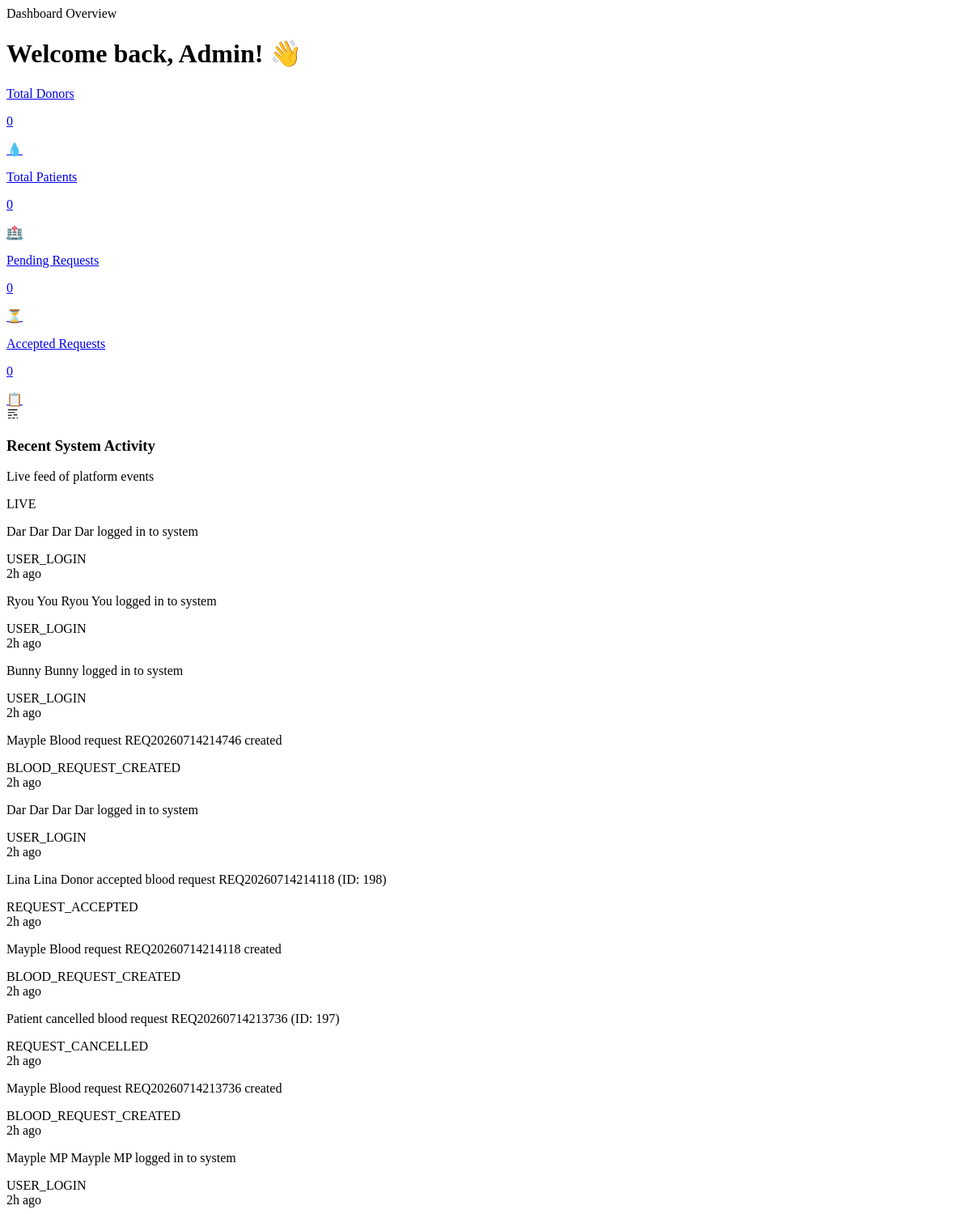
Screenshot of /App/Admin/Presentation/View/admin_dashboard.php with the database file from the repository.
### tables this page shows
CREATE TABLE `activity_logs` (
  `id` int(11) NOT NULL,
  `user_id` int(11) DEFAULT NULL,
  `user_name` varchar(255) DEFAULT NULL,
  `action` varchar(255) NOT NULL,
  `message` text NOT NULL,
  `type` varchar(50) DEFAULT 'INFO',
  `created_at` timestamp NOT NULL DEFAULT current_timestamp()
);

### App/Shared/infrastructure/Database/Database.php (called while the page is built, shortened)
<?php
class Database
{
    private static ?PDO $connection = null;
    public static function getConnection(): PDO
    {
        try {
            $instance = new self();
            self::$connection = new PDO(
                "mysql:host={$instance->host};dbname={$instance->dbname};charset=utf8mb4",
                $instance->username,
                $instance->password,
                [
                    PDO::ATTR_ERRMODE => PDO::ERRMODE_EXCEPTION,
                    PDO::ATTR_DEFAULT_FETCH_MODE => PDO::FETCH_ASSOC,
                    PDO::ATTR_EMULATE_PREPARES => false,
                ]
            );
            return self::$connection;
        } catch (PDOException $e) {
            throw new \Exception("DB Connection failed: " . $e->getMessage());
        }
    }
}

### App/Shared/infrastructure/Activity/ActivityLogger.php (called while the page is built, shortened)
<?php
class ActivityLogger
{
    private PDO $db;
    public function __construct()
    {
        $this->db = Database::getConnection();
    }
    public function getLatest(int $limit = 10): array
    {
        $stmt = $this->db->prepare("
            SELECT * FROM activity_logs
            ORDER BY created_at DESC
            LIMIT ?
        ");
        $stmt->bindValue(1, $limit, PDO::PARAM_INT);
        $stmt->execute();
        return $stmt->fetchAll();
    }
}

### App/Admin/Presentation/View/admin_dashboard.php (the view, shortened to what this page needs)
<?php
if (!isset($data) || !is_array($data)) {
    $data = [
        'adminName' => 'Admin',
        'totalDonors' => 0,
        'totalPatients' => 0,
        'pendingRequests' => 0,
        'acceptedRequests' => 0,
    ];
}
$adminName = $data['adminName'] ?? 'Admin';
$basePath = '/BloodConnect/public';
$stats = [
    ['label' => 'Total Donors', 'value' => $data['totalDonors'], 'icon' => '💧', 'bg' => 'bg-emerald-500/10 text-emerald-600 border-emerald-500/20', 'link' => "$basePath/admin/donor-management?filter=donors"],
    ['label' => 'Total Patients', 'value' => $data['totalPatients'], 'icon' => '🏥', 'bg' => 'bg-sky-500/10 text-sky-600 border-sky-500/20', 'link' => "$basePath/admin/user-management?filter=patients"],
    ['label' => 'Pending Requests', 'value' => $data['pendingRequests'], 'icon' => '⏳', 'bg' => 'bg-amber-500/10 text-amber-600 border-amber-500/20', 'link' => "$basePath/admin/blood-requests?filter=pending"],
    ['label' => 'Accepted Requests', 'value' => $data['acceptedRequests'] ?? 0, 'icon' => '📋', 'bg' => 'bg-indigo-500/10 text-indigo-600 border-indigo-500/20', 'link' => "$basePath/admin/blood-requests?filter=accepted"],
];
try {
    $logger = new \App\Shared\Infrastructure\Activity\ActivityLogger();
    $activities = $logger->getLatest(10);
} catch (\Exception $e) {
    $activities = [];
}
function timeAgo($datetime)
{
    $time = strtotime($datetime);
    $diff = time() - $time;
    $diff = floor($diff / 60);
    $diff = floor($diff / 60);
    if ($diff < 24) return $diff . "h ago";
    return date("d M", $time);
}
?>
<div class="space-y-6 md:space-y-8 max-w-7xl mx-auto px-4 sm:px-6 lg:px-8 py-6">
    <div class="animate-fade-in-up opacity-0">
        <p class="text-xs font-bold uppercase tracking-wider text-indigo-600 mb-1">Dashboard Overview</p>
        <h1 class="text-2xl md:text-3xl font-extrabold tracking-tight text-slate-950 flex items-center gap-2">
            Welcome back, <span class="bg-gradient-to-r align-middle from-rose-600 to-orange-500 bg-clip-text text-transparent"><?= htmlspecialchars($adminName) ?></span>! 👋
        </h1>
    </div>
    <section class="grid grid-cols-1 sm:grid-cols-2 lg:grid-cols-3 xl:grid-cols-4 gap-4 md:gap-6">
        <?php foreach ($stats as $index => $stat): ?>
            <?php
            $delayClass = match ($index) {
                1 => 'animation-delay-100',
                2 => 'animation-delay-200',
                3 => 'animation-delay-300',
                4 => 'animation-delay-300',
                default => '',
            };
            ?>
            <a href="<?= $stat['link'] ?>" class="animate-fade-in-up opacity-0 <?= $delayClass ?> group relative bg-white/80 backdrop-blur-md rounded-2xl p-6 shadow-sm border border-slate-100 hover:border-slate-200 hover:shadow-xl hover:-translate-y-1 transition-all duration-300 ease-out cursor-pointer">
                <div class="relative flex items-center justify-between">
                    <div class="space-y-2">
                        <p class="text-xs font-semibold text-slate-400 uppercase tracking-wider">
                            <?= htmlspecialchars($stat['label']) ?>
                        </p>
                        <p class="text-2xl md:text-3xl font-extrabold text-slate-900 tracking-tight stat-counter" data-target="<?= htmlspecialchars((string)$stat['value']) ?>">
                            0
                        </p>
                    </div>
                    <div class="<?= $stat['bg'] ?> border w-14 h-14 rounded-2xl flex items-center justify-center text-2xl shadow-inner transform group-hover:scale-110 transition-transform duration-300 ease-out">
                        <?= $stat['icon'] ?>
                    </div>
                </div>
            </a>
        <?php endforeach; ?>
    </section>
    <?php
    $typeStyles = [
        'success' => ['ring' => 'ring-emerald-500/20', 'bg' => 'bg-emerald-50', 'icon' => 'text-emerald-600', 'border' => 'border-l-emerald-500'],
        'warning' => ['ring' => 'ring-amber-500/20', 'bg' => 'bg-amber-50', 'icon' => 'text-amber-600', 'border' => 'border-l-amber-500'],
        'error'   => ['ring' => 'ring-rose-500/20', 'bg' => 'bg-rose-50', 'icon' => 'text-rose-600', 'border' => 'border-l-rose-500'],
        'info'    => ['ring' => 'ring-sky-500/20', 'bg' => 'bg-sky-50', 'icon' => 'text-sky-600', 'border' => 'border-l-sky-500'],
    ];
    ?>
    <section class="animate-fade-in-up opacity-0 animation-delay-300 bg-white rounded-2xl shadow-sm border border-slate-100 overflow-hidden">
        <div class="px-5 sm:px-6 py-4 sm:py-5 border-b border-slate-100 flex items-center justify-between gap-3">
            <div class="flex items-center gap-3">
                <div class="w-9 h-9 rounded-xl bg-indigo-50 border border-indigo-100 flex items-center justify-center text-indigo-600 shrink-0">
                </div>
                <div>
                    <h3 class="font-bold text-slate-900 tracking-tight text-sm sm:text-base leading-tight">Recent System Activity</h3>
                    <p class="text-[11px] text-slate-400 font-medium leading-none mt-0.5">Live feed of platform events</p>
                </div>
            </div>
            <div class="flex items-center gap-2">
                <span class="text-[11px] font-semibold text-emerald-700 bg-emerald-50 border border-emerald-200/60 px-2 py-0.5 rounded-md leading-none">LIVE</span>
            </div>
        </div>
        <div class="divide-y divide-slate-50 max-h-[420px] overflow-y-auto custom-scrollbar">
            <?php if (!empty($activities)): ?>
                <?php foreach ($activities as $act): ?>
                    <?php
                    $type = strtolower($act['type'] ?? 'info');
                    $style = $typeStyles[$type] ?? $typeStyles['info'];
                    $action = htmlspecialchars($act['action'] ?? '');
                    $userName = htmlspecialchars($act['user_name'] ?? '');
                    ?>
                    <div class="relative pl-5 sm:pl-6 pr-5 sm:pr-6 py-3.5 flex items-start gap-3.5 hover:bg-slate-50/60 transition-colors group border-l-2 border-transparent hover:<?= $style['border'] ?>">
                        <div class="flex-1 min-w-0 pt-0.5">
                            <p class="text-sm text-slate-700 leading-snug group-hover:text-slate-900 transition-colors">
                                <?php if ($userName): ?>
                                    <span class="font-semibold text-slate-800"><?= $userName ?></span>
                                <?php endif; ?>
                                <?= htmlspecialchars($act['message']) ?>
                            </p>
                            <?php if ($action): ?>
                                <span class="inline-block mt-1 text-[11px] font-medium text-slate-400 bg-slate-100/80 px-2 py-0.5 rounded leading-none">
                                    <?= $action ?>
                                </span>
                            <?php endif; ?>
                        </div>
                        <span class="text-[11px] font-semibold text-slate-400 whitespace-nowrap shrink-0 mt-1 bg-slate-50 group-hover:bg-white group-hover:text-slate-600 border border-transparent group-hover:border-slate-100 px-2 py-1 rounded-md transition-all duration-200">
                            <?= timeAgo($act['created_at']) ?>
                        </span>
                    </div>
                <?php endforeach; ?>
            <?php endif; ?>
        </div>
    </section>
</div>

### App/Admin/Presentation/View/admin_dashboard.php (style rules this page uses)
.animate-fade-in-up { animation: fadeInUp 0.5s ease-out forwards; }
.animation-delay-100 { animation-delay: 100ms; }
.animation-delay-200 { animation-delay: 200ms; }
.animation-delay-300 { animation-delay: 300ms; }

### rows the page displays
activity_logs: user_name "Dar Dar", message "Dar Dar logged in to system", action "USER_LOGIN", created_at "2h ago"
activity_logs: user_name "Ryou You", message "Ryou You logged in to system", action "USER_LOGIN", created_at "2h ago"
activity_logs: user_name "Bunny", message "Bunny logged in to system", action "USER_LOGIN", created_at "2h ago"
activity_logs: user_name "Mayple", message "Blood request REQ20260714214746 created", action "BLOOD_REQUEST_CREATED", created_at "2h ago"
activity_logs: user_name "Dar Dar", message "Dar Dar logged in to system", action "USER_LOGIN", created_at "2h ago"
activity_logs: user_name "Lina Lina", message "Donor accepted blood request REQ20260714214118 (ID: 198)", action "REQUEST_ACCEPTED", created_at "2h ago"
activity_logs: user_name "Mayple", message "Blood request REQ20260714214118 created", action "BLOOD_REQUEST_CREATED", created_at "2h ago"
activity_logs: message "Patient cancelled blood request REQ20260714213736 (ID: 197)", action "REQUEST_CANCELLED", created_at "2h ago"
activity_logs: user_name "Mayple", message "Blood request REQ20260714213736 created", action "BLOOD_REQUEST_CREATED", created_at "2h ago"
activity_logs: user_name "Mayple MP", message "Mayple MP logged in to system", action "USER_LOGIN", created_at "2h ago"

### other values shown
$adminName "Admin"
$stat['label'] "Total Donors"
$stat['icon'] "💧"
$stat['label'] "Total Patients"
$stat['icon'] "🏥"
$stat['label'] "Pending Requests"
$stat['icon'] "⏳"
$stat['label'] "Accepted Requests"
$stat['icon'] "📋"
